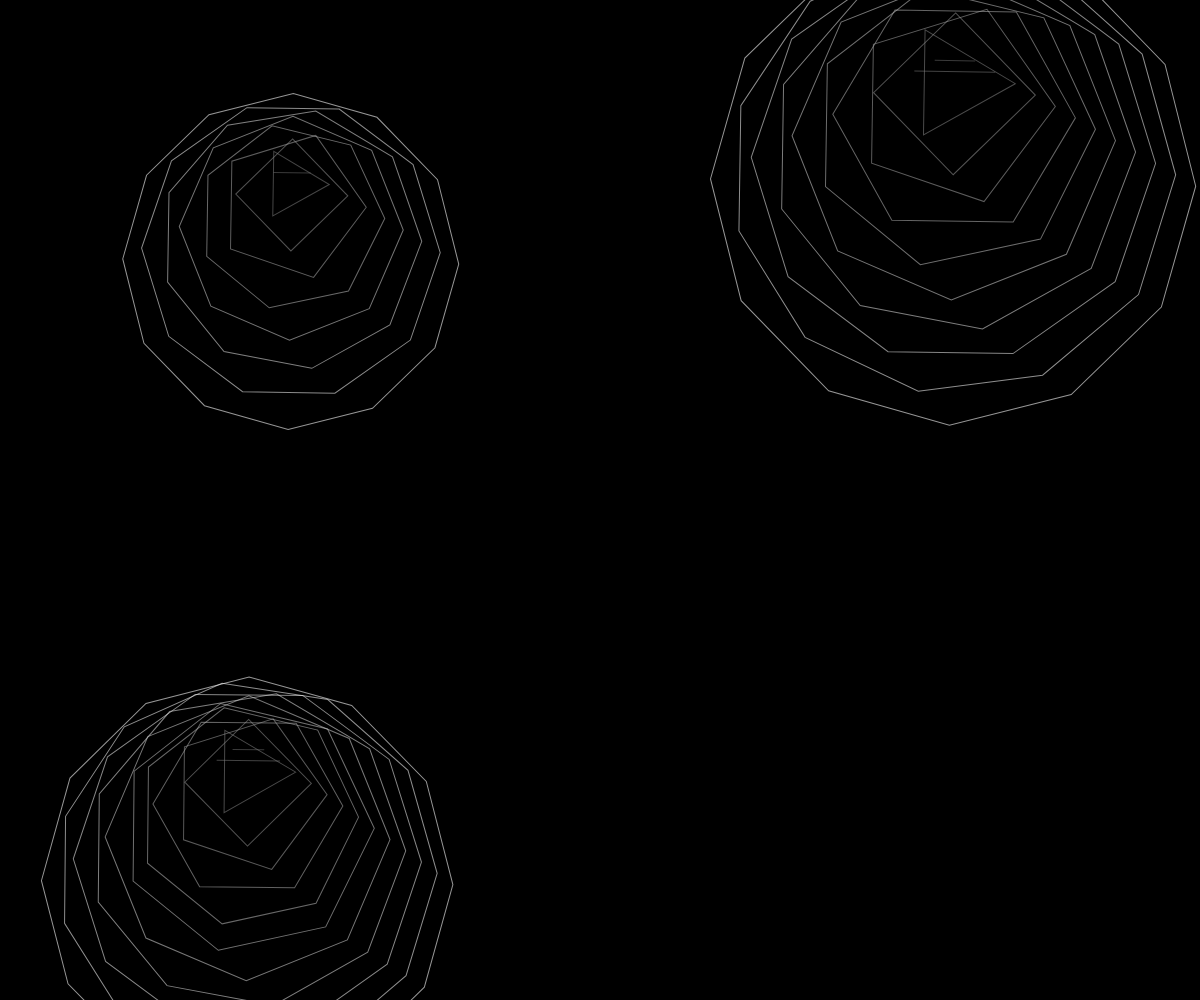
Frame 1 (no input)
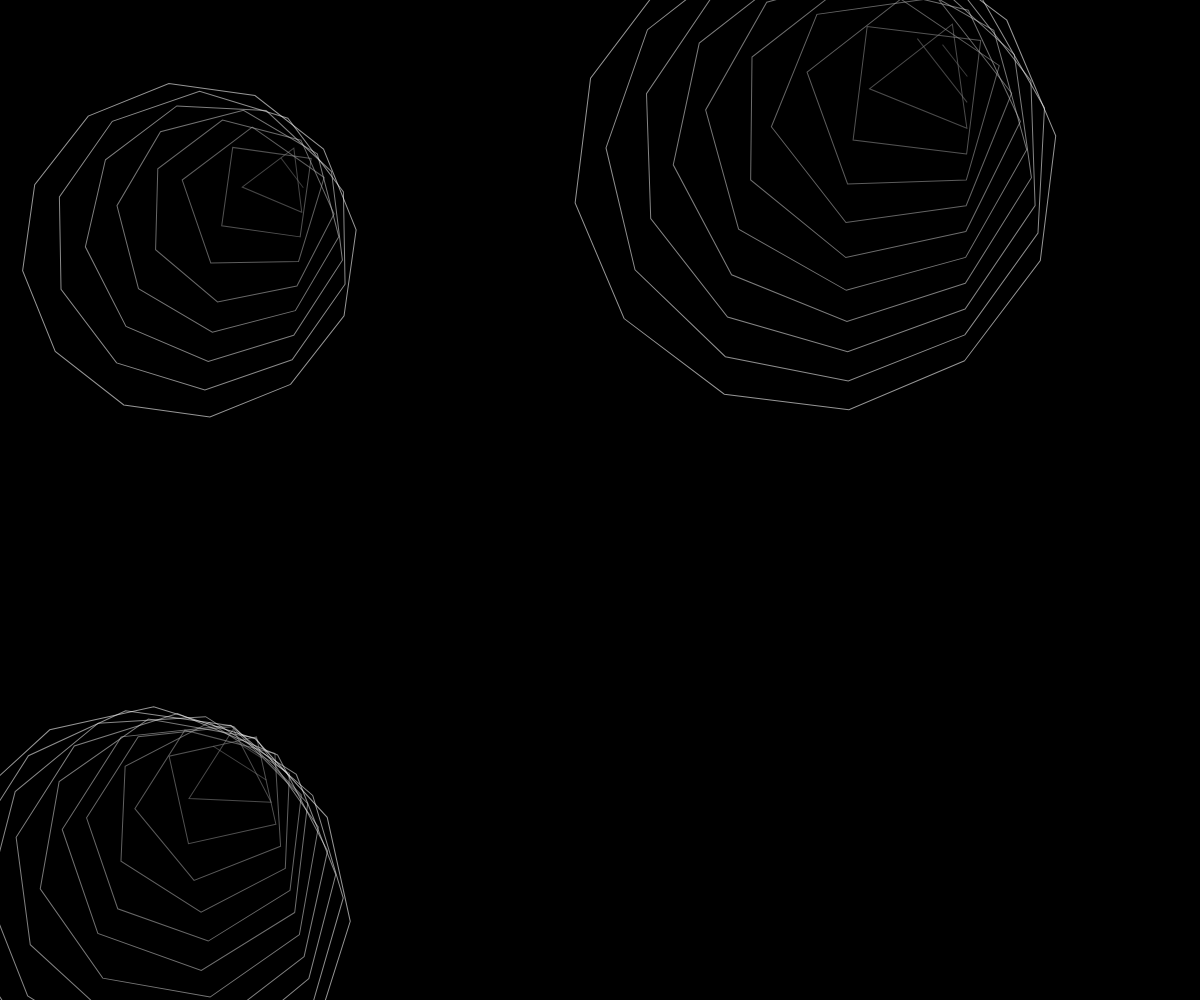
Frame 60 (no input)
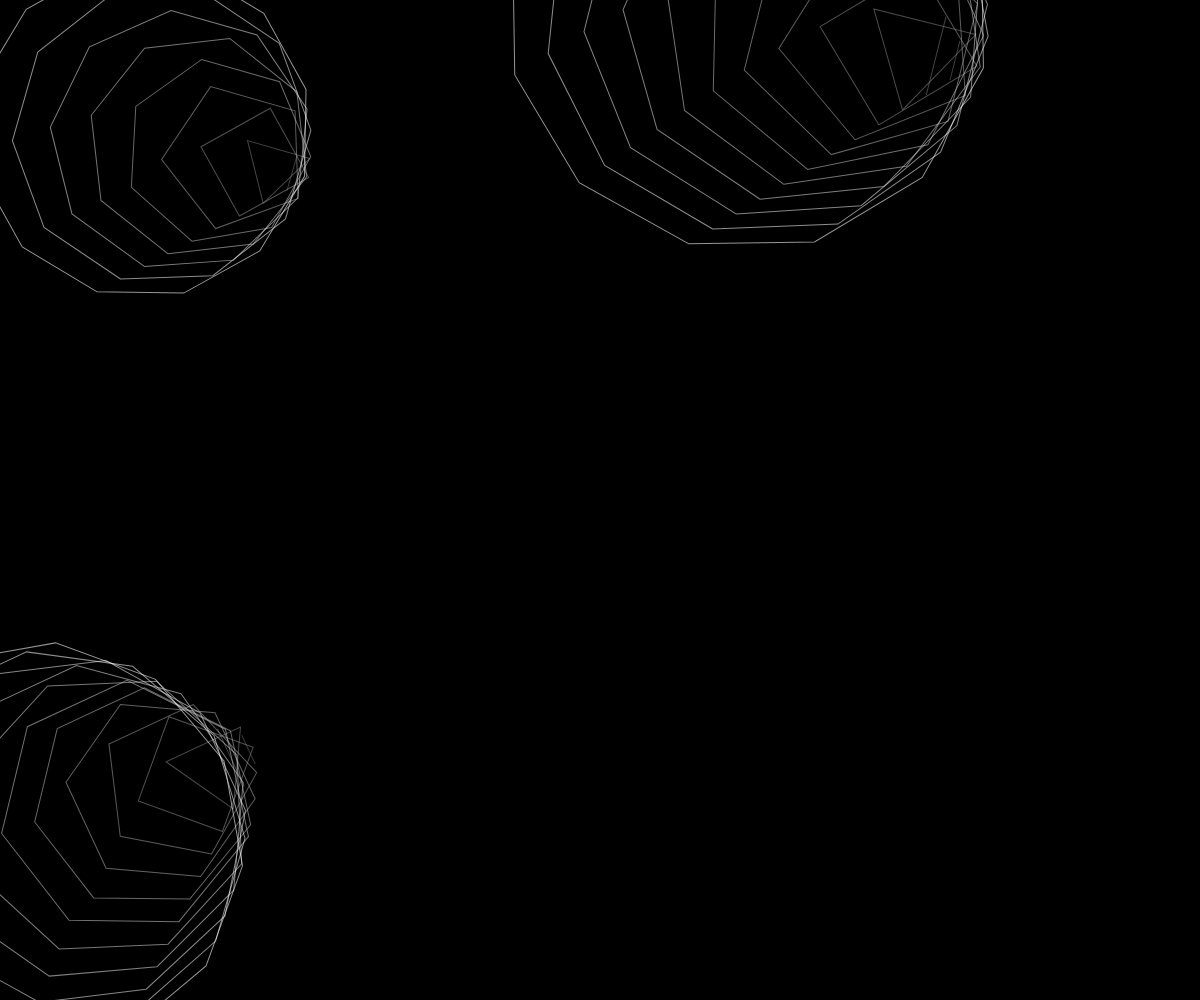
Frame 120 (the mouse pressed at the canvas centre since frame 60)

The p5.js sketch that drew these frames (run headless with seeded random() and noise() and a simulated clock; from frame 60 on, the mouse is pressed at the canvas centre):

// p5.js sketch
// ── sketch.js
let mandalas = []; // Create an empty array called 'mandalas' to store instances of the 'Mandala' class.

function setup() {
  createCanvas(windowWidth, windowHeight); // Create a canvas using the window's width and height.
  noFill(); // Disable filling shapes.
  stroke(255); // Set the stroke color to white.
  
  generateMandalas(); // Call a function to generate initial mandalas.
}

function draw() {
  background(0); // Set the background color to black.

  for (let mandala of mandalas) {
    mandala.update(); // Call the 'update' method of each 'Mandala' instance.
    mandala.display(); // Call the 'display' method of each 'Mandala' instance.
  }
}

function generateMandalas() {
  mandalas = []; // Clear previous mandalas

  let numMandalas = int(random(1, 4)); // Randomly choose number of mandalas (between 1 and 3).

  for (let i = 0; i < numMandalas; i++) {
    let x = random(width); // Random x-coordinate of the mandala's center.
    let y = random(height); // Random y-coordinate of the mandala's center.
    let radius = random(50, min(width, height) / 2); // Random radius of the mandala.
    let numLayers = int(random(5, 15)); // Random number of layers in the mandala.
    let speed = random(0.005, 0.02); // Random rotation speed of the mandala.
    mandalas.push(new Mandala(x, y, radius, numLayers, speed)); // Create a new 'Mandala' instance and add it to 'mandalas' array.
  }
}

function mouseClicked() {
  generateMandalas(); // Regenerate mandalas when mouse is clicked.
}

class Mandala {
  constructor(x, y, radius, numLayers, speed) {
    this.x = x; // Initialize the x-coordinate of the mandala's center.
    this.y = y; // Initialize the y-coordinate of the mandala's center.
    this.radius = radius; // Initialize the mandala's radius.
    this.numLayers = numLayers; // Initialize the number of layers in the mandala.
    this.speed = speed; // Initialize the rotation speed of the mandala.
    this.angle = 0; // Initialize the initial angle of rotation.
  }

  update() {
    this.angle += this.speed; // Increment the angle of rotation.
  }

  display() {
    push(); // Save the current drawing style.
    translate(this.x, this.y); // Translate the canvas to the mandala's center.
    rotate(this.angle); // Rotate the canvas by the current angle.

    for (let i = 0; i < this.numLayers; i++) {
      let layerRadius = this.radius * ((i + 1) / this.numLayers);
      let numPoints = int(map(i, 0, this.numLayers - 1, 2, 12));
      let layerSpacing = map(sin(frameCount * 0.01), -1, 1, 2, 20);
      let layerColor = map(i, 0, this.numLayers - 1, 100, 255);

      stroke(layerColor, 150); // Set the stroke color for the layer.
      beginShape();

      for (let j = 0; j < numPoints; j++) {
        let angle = TWO_PI / numPoints * j;
        let x = layerRadius * cos(angle);
        let y = layerRadius * sin(angle);
        vertex(x, y);
      }

      endShape(CLOSE);
      translate(0, layerSpacing);
    }

    pop(); // Restore the previous drawing style.
  }
}

function windowResized() {
  resizeCanvas(windowWidth, windowHeight); // Resize the canvas when the window is resized.
}
